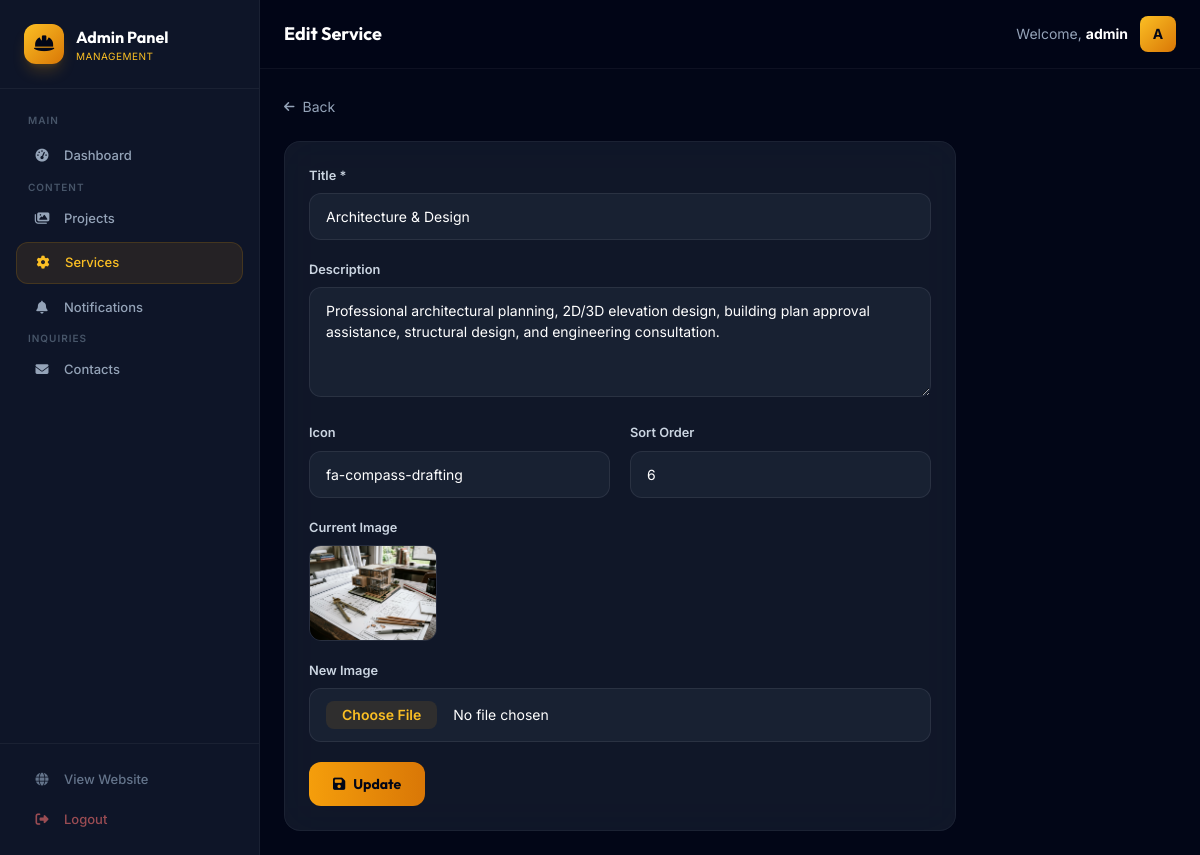
/admin/services/edit.php?id=5 (signed in), run on the app's committed database.
### tables this page shows
CREATE TABLE IF NOT EXISTS services (
    id INT AUTO_INCREMENT PRIMARY KEY,
    title VARCHAR(255) NOT NULL,
    description TEXT,
    icon VARCHAR(100) DEFAULT 'fa-building',
    image VARCHAR(500) DEFAULT NULL,
    sort_order INT DEFAULT 0,
    created_at TIMESTAMP DEFAULT CURRENT_TIMESTAMP
);

### includes/db.php (called while the page is built, shortened)
<?php
function sanitize($data) {
    return htmlspecialchars(strip_tags(trim($data)), ENT_QUOTES, 'UTF-8');
}
?>

### admin/services/edit.php (the view, shortened to what this page needs)
<?php
require_once __DIR__ . '/../../includes/db.php';
$id = intval($_GET['id'] ?? 0);
$stmt = $pdo->prepare("SELECT * FROM services WHERE id = :id");
$stmt->execute([':id' => $id]);
$service = $stmt->fetch();
include __DIR__ . '/../includes/admin_header.php';
include __DIR__ . '/../includes/admin_sidebar.php';
?>
<a href="<?= SITE_URL ?>/admin/services/" class="inline-flex items-center gap-2 text-dark-400 text-sm hover:text-white mb-6"><i class="fa-solid fa-arrow-left text-xs"></i> Back</a>
<form method="POST" enctype="multipart/form-data">
    <div class="glass-card p-6 space-y-5 max-w-2xl">
        <div><label class="form-label">Title *</label><input type="text" name="title" class="form-input" value="<?= sanitize($service['title']) ?>" required></div>
        <div><label class="form-label">Description</label><textarea name="description" rows="4" class="form-input"><?= sanitize($service['description'] ?? '') ?></textarea></div>
        <div class="grid grid-cols-2 gap-5">
            <div><label class="form-label">Icon</label><input type="text" name="icon" class="form-input" value="<?= sanitize($service['icon']) ?>"></div>
            <div><label class="form-label">Sort Order</label><input type="number" name="sort_order" class="form-input" value="<?= $service['sort_order'] ?>"></div>
        </div>
        <?php if ($service['image']): ?>
        <div><label class="form-label">Current Image</label><img src="<?= UPLOAD_URL ?>services/<?= sanitize($service['image']) ?>" class="w-32 h-24 object-cover rounded-xl border border-white/10"></div>
        <?php endif; ?>
        <div><label class="form-label">New Image</label><input type="file" name="image" accept="image/*" class="form-input file:mr-4 file:py-1 file:px-4 file:rounded-lg file:border-0 file:bg-primary-500/10 file:text-primary-400 file:text-sm file:font-semibold"></div>
        <button type="submit" class="bg-gradient-to-r from-primary-500 to-primary-600 text-dark-950 px-6 py-3 rounded-xl font-heading font-bold text-sm"><i class="fa-solid fa-save mr-2"></i>Update</button>
    </div>
</form>
</main></div></body></html>

### assets/css/style.css (style rules this page uses)
*, *::before, *::after { box-sizing: border-box; }
.inline-flex { display: inline-flex; }
.grid { display: grid; }
.items-center { align-items: center; }
.gap-2 { gap: 0.5rem; }
.gap-5 { gap: 1.25rem; }
.max-w-2xl { max-width: 42rem; }
.text-white { color: #fff; }
.text-xs { font-size: 0.75rem; line-height: 1rem; }
.text-sm { font-size: 0.875rem; line-height: 1.25rem; }
.font-bold { font-weight: 700; }
.font-heading { font-family: 'Outfit', sans-serif; }
.font-body { font-family: 'Inter', sans-serif; }
.antialiased { -webkit-font-smoothing: antialiased; -moz-osx-font-smoothing: grayscale; }
.rounded-xl { border-radius: 0.75rem; }
.p-6 { padding: 1.5rem; }
.px-6 { padding-left: 1.5rem; padding-right: 1.5rem; }
.py-3 { padding-top: 0.75rem; padding-bottom: 0.75rem; }
.mb-6 { margin-bottom: 1.5rem; }
.border { border-width: 1px; border-style: solid; }
.text-dark-400 { color: #94a3b8; }
.text-dark-950 { color: #020617; }
.bg-dark-950 { background-color: #020617; }
.border-white\/10 { border-color: rgba(255, 255, 255, 0.1); }
.bg-gradient-to-r { background-image: linear-gradient(to right, var(--tw-gradient-stops)); }
.from-primary-500 { --tw-gradient-from: #f59e0b; --tw-gradient-stops: #f59e0b, var(--tw-gradient-to, rgba(245, 158, 11, 0)); }
.to-primary-600 { --tw-gradient-to: #d97706; }
.grid-cols-2 { grid-template-columns: repeat(2, minmax(0, 1fr)); }
.glass-card { background: rgba(30, 41, 59, 0.5); backdrop-filter: blur(20px); -webkit-backdrop-filter: blur(20px); border: 1px solid rgba(255, 255, 255, 0.05); border-radius: 1rem; transition: all 0.4s cubic-bezier(0.4, 0, 0.2, 1); }
.form-input { width: 100%; padding: 0.75rem 1rem; background: rgba(30, 41, 59, 0.6); border: 1px solid rgba(255, 255, 255, 0.08); border-radius: 0.75rem; color: #fff; font-size: 0.875rem; font-family: 'Inter', sans-serif; transition: all 0.3s ease; outline: none; }
.form-input::placeholder { color: #475569; }
.form-label { display: block; font-size: 0.8rem; font-weight: 600; color: #cbd5e1; margin-bottom: 0.5rem; font-family: 'Inter', sans-serif; }
body, body * { transition: background-color 0.4s ease, color 0.3s ease, border-color 0.3s ease, box-shadow 0.3s ease; }

### data on the page
services: title "Architecture & Design", description "Professional architectural planning, 2D/3D elevation design, building plan approval assistance, structural design, and engineering consultation.", icon "fa-compass-drafting", sort_order "6", image (picture)

### other printed values
$adminPageTitle "Edit Service"
getAdminUsername() "admin"
substr(getAdminUsername(), 0, 1) "A"
